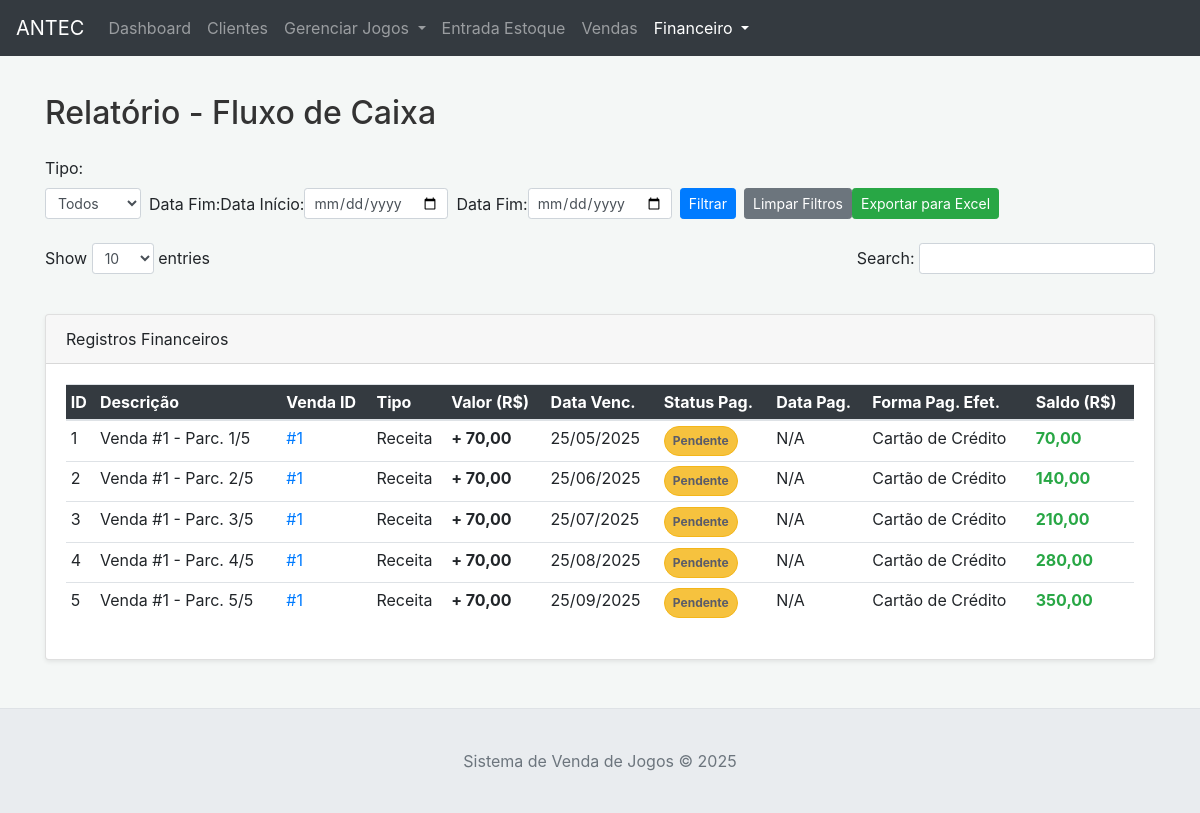
Page /financeiro/relatorio/fluxo-de-caixa on the committed database.
### tables this page shows
CREATE TABLE lancamentos_financeiros (
                id INTEGER PRIMARY KEY AUTOINCREMENT,
                venda_id INTEGER,
                descricao TEXT NOT NULL,
                tipo TEXT NOT NULL CHECK(tipo IN ('Receita', 'Despesa')),
                valor REAL NOT NULL,
                numero_parcela_atual INTEGER DEFAULT 1,
                total_parcelas INTEGER DEFAULT 1,
                data_vencimento DATE NOT NULL,
                status_pagamento TEXT DEFAULT 'Pendente' CHECK(status_pagamento IN ('Pendente', 'Pago', 'Vencido', 'Cancelado')),
                forma_pagamento_efetiva TEXT,
                observacao TEXT,
                data_lancamento DATETIME DEFAULT CURRENT_TIMESTAMP,
                data_pagamento DATE,
                FOREIGN KEY (venda_id) REFERENCES vendas (id) ON DELETE SET NULL
            );

### app.py (the view)
@app.route('/financeiro/relatorio/fluxo-de-caixa')
def relatorio_contas_pendentes():
    try:
        filtro_tipo = request.args.get('tipo', None)
        filtro_data_inicio = request.args.get('data_inicio', None)
        filtro_data_fim = request.args.get('data_fim', None)
        print(f"Debug: Filtro Tipo = {filtro_tipo}")
        print(f"Debug: Filtro Data Início = {filtro_data_inicio}")
        print(f"Debug: Filtro Data Fim = {filtro_data_fim}")
        lancamentos_rows = db_manager.get_all_lancamentos_financeiros(
            filtro_tipo=filtro_tipo if filtro_tipo and filtro_tipo != 'Todos' else None,
            data_inicio=filtro_data_inicio,
            data_fim=filtro_data_fim
        )
        saldo_acumulado = Decimal('0.00')
        lancamentos_com_saldo = []
        if lancamentos_rows:
            for lanc_row in lancamentos_rows:
                lanc = dict(lanc_row) # Converte a linha do banco para dicionário
                try:
                    valor = Decimal(str(lanc.get('valor', '0.00')))
                except (ValueError, TypeError):
                    valor = Decimal('0.00')  # Valor padrão seguro em caso de erro
                if lanc.get('tipo') == 'Receita':
                    saldo_acumulado += valor
                elif lanc.get('tipo') == 'Despesa':
                    saldo_acumulado -= valor
                lanc['saldo_acumulado'] = saldo_acumulado # Adiciona o saldo acumulado à linha
                lancamentos_com_saldo.append(lanc)
        stats = db_manager.get_dashboard_stats() # Ou um método mais específico se houver
        stats['a_receber_total'] = Decimal(stats.get('a_receber_total') if stats.get('a_receber_total') is not None else 0.0)
        stats['a_pagar_total'] = Decimal(stats.get('a_pagar_total') if stats.get('a_pagar_total') is not None else 0.0)
        stats['recebido_mes_atual'] = Decimal(stats.get('recebido_mes_atual') if stats.get('recebido_mes_atual') is not None else 0.0)
        stats['pago_mes_atual'] = Decimal(stats.get('pago_mes_atual') if stats.get('pago_mes_atual') is not None else 0.0)
    except Exception as e:
        flash(f"Erro ao carregar dados para o relatório de fluxo de caixa: {e}", "danger")
        lancamentos_com_saldo = []
        filtro_tipo = request.args.get('filtroTipo', None)
        filtro_data_inicio = request.args.get('filtroDataInicio', None)
        filtro_data_fim = request.args.get('filtroDataFim', None)
        stats = {
 'a_receber_total': Decimal('0.00'), 'a_pagar_total': Decimal('0.00'),
 'recebido_mes_atual': Decimal('0.00'), 'pago_mes_atual': Decimal('0.00')
 } # Resetar stats em caso de erro
    return render_template('relatorio.html',
                           contas_pendentes=lancamentos_com_saldo,
                           stats=stats,
                           filtro_tipo_atual=filtro_tipo,
 filtro_data_inicio_atual=filtro_data_inicio,
 filtro_data_fim_atual=filtro_data_fim)

### app.py (called while the page is built)
def format_datetime_for_display(dt_str):
    if not dt_str: return "N/A"
    try:
        if isinstance(dt_str, (datetime.datetime, datetime.date)):
            return dt_str.strftime('%d/%m/%Y %H:%M') if isinstance(dt_str, datetime.datetime) else dt_str.strftime('%d/%m/%Y')
        dt_str_cleaned = str(dt_str).replace('Z', '')
        if 'T' in dt_str_cleaned: dt_obj = datetime.datetime.fromisoformat(dt_str_cleaned); return dt_obj.strftime('%d/%m/%Y %H:%M')
        elif ' ' in dt_str_cleaned: dt_obj = datetime.datetime.strptime(dt_str_cleaned, '%Y-%m-%d %H:%M:%S'); return dt_obj.strftime('%d/%m/%Y %H:%M')
        else: dt_obj = datetime.datetime.strptime(dt_str_cleaned, '%Y-%m-%d'); return dt_obj.strftime('%d/%m/%Y')
    except (ValueError, TypeError): return str(dt_str)

def format_date_for_input(date_str_iso):
    if not date_str_iso: return ""
    try:
        if isinstance(date_str_iso, (datetime.date, datetime.datetime)): return date_str_iso.strftime('%Y-%m-%d')
        if '/' in str(date_str_iso): # Try to parse DD/MM/YYYY
            parts = str(date_str_iso).split(' ')[0].split('/')
            if len(parts) == 3: return f"{parts[2]}-{parts[1]}-{parts[0]}"
        dt_obj = datetime.datetime.fromisoformat(str(date_str_iso).split(' ')[0].split('T')[0])
        return dt_obj.strftime('%Y-%m-%d')
    except (ValueError, TypeError): return str(date_str_iso)

@app.context_processor
def inject_now(): return {'now': datetime.datetime.now()}

### database.py (called while the page is built)
    def _get_connection(self):
        conn = sqlite3.connect(self.db_name)
        conn.row_factory = sqlite3.Row # Permite acessar colunas por nome
        return conn

### templates/relatorio.html (shortened to what this page needs)
{% extends 'base.html' %}
{% block content %}
    <h2>Relatório - Fluxo de Caixa</h2>
<div class="filters-container">
 <label for="filter-tipo">Tipo:</label>
 <form id="filtroForm" method="GET" class="form-inline" action="{{ url_for('relatorio_contas_pendentes') }}">
 <select id="filter-tipo" name="tipo" class="form-control form-control-sm mr-2">{% set current_tipo = filtro_tipo_atual or '' %}
 <option value="" {% if current_tipo == "" %}selected{% endif %}>Todos</option>
 <option value="Receita" {% if current_tipo == "Receita" %}selected{% endif %}>Receita</option>{% set current_tipo = filtro_tipo_atual or '' %}
 </select>
<label for="filter-data-fim">Data Fim:</label>{% set current_tipo = filtro_tipo_atual or '' %}
 <label for="filter-data-inicio">Data Início:</label>
 <input type="date" id="filter-data-inicio" name="data_inicio" class="form-control form-control-sm d-inline-block w-auto mr-2">
 <label for="filter-data-fim">Data Fim:</label>{% set current_tipo = filtro_tipo_atual or '' %}
 <input type="date" id="filter-data-fim" name="data_fim" class="form-control form-control-sm d-inline-block w-auto mr-2">
 <button type="submit" class="btn btn-primary btn-sm mr-2" name="filtrar">Filtrar</button>
 <button type="button" class="btn btn-secondary btn-sm" name="limpar_filtros">Limpar Filtros</button>
 <button type="button" class="btn btn-success btn-sm" id="exportar-excel">Exportar para Excel</button>
 </form>
</div>
<br/>
<div class="controls-container d-flex justify-content-between align-items-center mb-3">
 <div class="show-entries">
 Show
 <select class="form-control form-control-sm d-inline-block w-auto">
 <option>10</option>
 </select>
        entries
 </div>
 <div class="search-box">
        Search:
 <input type="text" class="form-control form-control-sm d-inline-block w-auto"/>
 </div>
</div>
<br/>
<div class="card shadow-sm">
    <div class="card-header">
        Registros Financeiros
    </div>
    <div class="card-body">
 {% if contas_pendentes %}
 <div class="table-responsive">
            <table class="table table-hover table-sm datatable-financeiro table-financeiro" id="tabelaLancamentos">
        <thead>
            <tr>
 <th>ID</th>
                <th>Descrição</th>
 <th>Venda ID</th>
 <th>Tipo</th>
 <th>Valor (R$)</th>
 <th>Data Venc.</th>
 <th>Status Pag.</th>
 <th>Data Pag.</th>
 <th>Forma Pag. Efet.</th>
 <th>Saldo (R$)</th>
            </tr>
                </thead>
        <tbody>
            {% for conta in contas_pendentes %}
                <tr>
 <td>{{ conta.id }}</td>
                    <td>{{ conta.descricao }}</td>
 <td>{% if conta.venda_id %}<a href="{{ url_for('view_venda_page', venda_id=conta.venda_id) }}" title="Ver Venda">#{{ conta.venda_id }}</a>{% else %}N/A{% endif %}</td>
 <td class="{{ 'text-receita' if conta.tipo == 'Receita' else 'text-despesa' }}">{{ conta.tipo }}</td>
 <td class="{{ 'text-receita' if conta.tipo == 'Receita' else 'text-despesa' }} font-weight-bold">
                            {{ "+ " if conta.tipo == 'Receita' else "- " }}
 {{ "%.2f"|format(conta.valor)|replace('.', ',') }}
                        </td>
 <td>{{ conta.data_vencimento | date_input | datetime_display }}</td>
 <td>
                            <span class="badge badge-pill p-2 {% if conta.status_pagamento == 'Recebido' %}status-recebido{% else %}status-{{ conta.status_pagamento.replace('í', 'i').replace('ú', 'u').replace('ç', 'c') }}{% endif %}">{{ conta.status_pagamento }}</span>
                        </td>
 <td>{{ conta.data_pagamento | date_input | datetime_display if conta.data_pagamento else 'N/A' }}</td>
 <td>{{ conta.forma_pagamento_efetiva or 'N/A' }}</td>
 <td class="font-weight-bold {{ 'text-success' if (conta.saldo_acumulado | default(0.0)) >= 0 else 'text-danger' }}">
                            {{ "%.2f"|format(conta.saldo_acumulado|default(0.0))|replace('.', ',') }}
                        </td>
                </tr>
            {% endfor %}
        </tbody>
    </table>
        </div>
 {% endif %}
    </div>
</div>
<br/>
{% endblock %}

### static/style.css (style rules this page uses)
html, body { height: 100%; margin: 0; }
body { display: flex; flex-direction: column; padding-top: 70px; background-color: #f4f7f6; }
.table thead th { background-color: #343a40; color: white; vertical-align: middle; }
h2 { color: #333; margin-bottom: 1.5rem; }
.status-Pendente { background-color: #f6c23e; color: #5a5c69; border: 1px solid #f4b619; }

### templates/relatorio.html (style rules this page uses)
.controls-container { display: flex; justify-content: space-between; align-items: center; }
.show-entries { margin-right: 15px; }

### rows in the picture
lancamentos_financeiros: id "1", descricao "Venda #1 - Parc. 1/5", venda_id "1", tipo "Receita", tipo "+", valor "70,00", data_vencimento "25/05/2025", status_pagamento "Pendente", data_pagamento "N/A", forma_pagamento_efetiva "Cartão de Crédito", saldo_acumulado "70,00"
lancamentos_financeiros: id "2", descricao "Venda #1 - Parc. 2/5", venda_id "1", tipo "Receita", tipo "+", valor "70,00", data_vencimento "25/06/2025", status_pagamento "Pendente", data_pagamento "N/A", forma_pagamento_efetiva "Cartão de Crédito", saldo_acumulado "140,00"
lancamentos_financeiros: id "3", descricao "Venda #1 - Parc. 3/5", venda_id "1", tipo "Receita", tipo "+", valor "70,00", data_vencimento "25/07/2025", status_pagamento "Pendente", data_pagamento "N/A", forma_pagamento_efetiva "Cartão de Crédito", saldo_acumulado "210,00"
lancamentos_financeiros: id "4", descricao "Venda #1 - Parc. 4/5", venda_id "1", tipo "Receita", tipo "+", valor "70,00", data_vencimento "25/08/2025", status_pagamento "Pendente", data_pagamento "N/A", forma_pagamento_efetiva "Cartão de Crédito", saldo_acumulado "280,00"
lancamentos_financeiros: id "5", descricao "Venda #1 - Parc. 5/5", venda_id "1", tipo "Receita", tipo "+", valor "70,00", data_vencimento "25/09/2025", status_pagamento "Pendente", data_pagamento "N/A", forma_pagamento_efetiva "Cartão de Crédito", saldo_acumulado "350,00"
